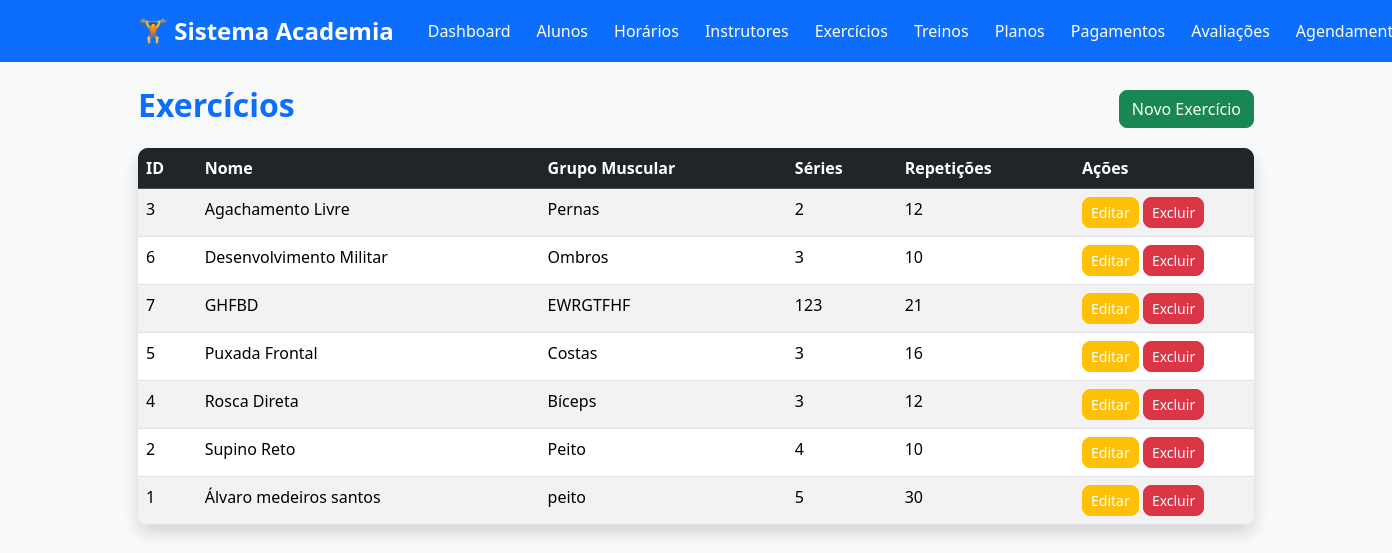
The app's page /exercicios (signed in) with its own data.
### tables this page shows
CREATE TABLE exercicios (
        id INTEGER PRIMARY KEY AUTOINCREMENT,
        nome TEXT NOT NULL,
        grupo_muscular TEXT NOT NULL,
        series INTEGER NOT NULL,
        repeticoes INTEGER NOT NULL
    );

### app.py (the view)
@app.route("/exercicios")
@login_required
def listar_exercicios():
    exercicios = database.listar_exercicios()
    return render_template(
        "exercicios/listar.html",
        exercicios=exercicios
    )

### app.py (called while the page is built)
def login_required(func):
    @wraps(func)
    def wrapper(*args, **kwargs):
        if "usuario" not in session:
            flash(
                "Faça login para acessar o sistema.",
                "warning"
            )
            return redirect(url_for("login"))
        return func(*args, **kwargs)
    return wrapper

### database.py (called while the page is built)
def conectar():
    conexao = sqlite3.connect(DB_PATH)
    conexao.row_factory = sqlite3.Row
    conexao.execute("PRAGMA foreign_keys = ON")
    return conexao

def executar(sql, parametros=(), fetch=False, fetchone=False):
    conexao = conectar()
    try:
        cursor = conexao.cursor()
        cursor.execute(sql, parametros)
        conexao.commit()
        if fetchone:
            return cursor.fetchone()
        if fetch:
            return cursor.fetchall()
        return True
    except sqlite3.Error as erro:
        print(f"Erro no banco de dados: {erro}")
        return None
    finally:
        conexao.close()

def listar_exercicios():
    sql = """

        SELECT *

        FROM exercicios

        ORDER BY nome

    """
    return executar(sql, fetch=True)

### templates/exercicios/listar.html
{% extends "base.html" %}
{% block conteudo %}
<div class="d-flex justify-content-between align-items-center mb-3">
    <h2>Exercícios</h2>
    <a href="{{ url_for('novo_exercicio') }}" class="btn btn-success">
        Novo Exercício
    </a>
</div>
<table class="table table-hover table-striped shadow">
<thead class="table-dark">
<tr>
<th>ID</th>
<th>Nome</th>
<th>Grupo Muscular</th>
<th>Séries</th>
<th>Repetições</th>
<th width="180">Ações</th>
</tr>
</thead>
<tbody>
{% for exercicio in exercicios %}
<tr>
<td>{{ exercicio.id }}</td>
<td>{{ exercicio.nome }}</td>
<td>{{ exercicio.grupo_muscular }}</td>
<td>{{ exercicio.series }}</td>
<td>{{ exercicio.repeticoes }}</td>
<td>
<a class="btn btn-warning btn-sm"
href="{{ url_for('editar_exercicio',id=exercicio.id) }}">
Editar
</a>
<a class="btn btn-danger btn-sm"
onclick="return confirm('Excluir exercício?')"
href="{{ url_for('excluir_exercicio',id=exercicio.id) }}">
Excluir
</a>
</td>
</tr>
{% endfor %}
</tbody>
</table>
{% endblock %}

### templates/static/css/style.css (style rules this page uses)
body { background:#f4f6f9; font-family:Segoe UI,Tahoma,Geneva,Verdana,sans-serif; }
h1,h2,h3 { color:#0d6efd; font-weight:bold; }
.btn { border-radius:8px; }
.btn-success { background:#198754; }
.btn-warning { color:white; }
.btn-danger { background:#dc3545; }
.table { background:white; border-radius:10px; overflow:hidden; }
.table thead { background:#0d6efd; color:white; }

### records on screen
exercicios: id "3", nome "Agachamento Livre", grupo_muscular "Pernas", series "2", repeticoes "12"
exercicios: id "6", nome "Desenvolvimento Militar", grupo_muscular "Ombros", series "3", repeticoes "10"
exercicios: id "7", nome "GHFBD", grupo_muscular "EWRGTFHF", series "123", repeticoes "21"
exercicios: id "5", nome "Puxada Frontal", grupo_muscular "Costas", series "3", repeticoes "16"
exercicios: id "4", nome "Rosca Direta", grupo_muscular "Bíceps", series "3", repeticoes "12"
exercicios: id "2", nome "Supino Reto", grupo_muscular "Peito", series "4", repeticoes "10"
exercicios: id "1", nome "Álvaro medeiros santos", grupo_muscular "peito", series "5", repeticoes "30"
